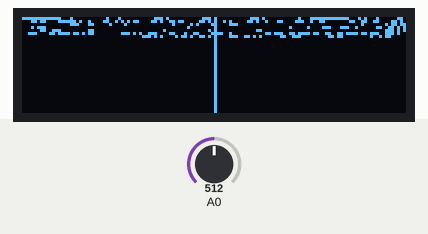
Recording of a sketch running on a simulated Arduino Uno, built with avr-gcc and run on an emulated ATmega328P. Parts: 128×32 one-colour display. The inputs (shaded band) are chosen by the test bench; at power-on: A0 = 512.

Above: at 1.7 s.
1.8 s: A0 set to 576
3.5 s: A0 set to 606
At 3.9 s:
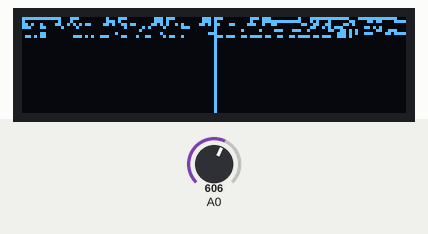
6.6 s: A0 set to 638
8.5 s: A0 set to 670
At 8.9 s:
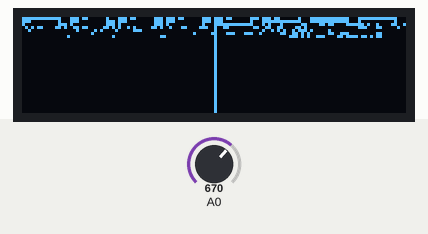
11.6 s: A0 set to 702
13.5 s: A0 set to 727
At 13.9 s:
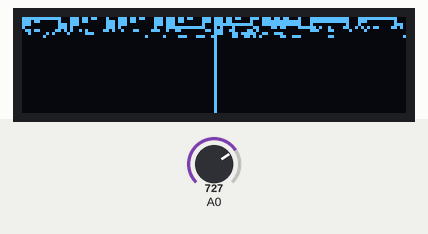
Timing chart, 0 to 16.5 s (numbered marks = the images above; inputs shaded):
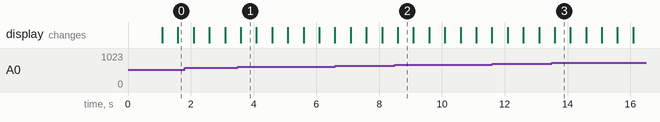

The sketch:

MetalDetector.ino
```cpp
#include <FreqCount.h>
#include <Arduino.h>
#include <U8g2lib.h>

//U8G2_SSD1306_128X32_UNIVISION_F_HW_I2C u8g2(U8G2_R0, /* reset=*/ U8X8_PIN_NONE);  // Adafruit ESP8266/32u4/ARM Boards + FeatherWing OLED
U8G2_SSD1306_128X32_UNIVISION_1_HW_I2C u8g2(U8G2_R0, /* reset=*/ U8X8_PIN_NONE);   // Adafruit ESP8266/32u4/ARM Boards + FeatherWing OLED

#define NUM 32
#define SPAN 128
long readings[NUM] = {0,};

#define _RB(b) ((unsigned char)(((b * 0x0802LU & 0x22110LU) | (b * 0x8020LU & 0x88440LU)) * 0x10101LU >> 16))

static const unsigned char PROGMEM battery_bmp0[] =
{
  B11111111,B11111000,
  B10000000,B00001000,
  B10000000,B00001110,
  B10000000,B00001110,
  B10000000,B00001110,
  B10000000,B00001000,
  B11111111,B11111000,
};
static const unsigned char PROGMEM battery_bmp1[] =
{
  B11111111,B11111000,
  B11100000,B00001000,
  B11100000,B00001110,
  B11100000,B00001110,
  B11100000,B00001110,
  B11100000,B00001000,
  B11111111,B11111000,
};
static const unsigned char PROGMEM battery_bmp2[] =
{
  B11111111,B11111000,
  B11101100,B00001000,
  B11101100,B00001110,
  B11101100,B00001110,
  B11101100,B00001110,
  B11101100,B00001000,
  B11111111,B11111000,
};
static const unsigned char PROGMEM battery_bmp3[] =
{
  B11111111,B11111000,
  B11101101,B10001000,
  B11101101,B10001110,
  B11101101,B10001110,
  B11101101,B10001110,
  B11101101,B10001000,
  B11111111,B11111000,
};
static const unsigned char PROGMEM battery_bmp4[] =
{
  B11111111,B11111000,
  B11101101,B10111000,
  B11101101,B10111110,
  B11101101,B10111110,
  B11101101,B10111110,
  B11101101,B10111000,
  B11111111,B11111000,
};
static const unsigned char PROGMEM battery_bmp5[] =
{
  B11111111,B11111000,
  B11111110,B01111000,
  B11111100,B11111110,
  B10000000,B11111110,
  B11111100,B11111110,
  B11111110,B01111000,
  B11111111,B11111000,
};

void setup(void) {
  u8g2.begin();
  FreqCount.begin(500);
  //Serial.begin(115200);

  while (!FreqCount.available()) ;
  long f = FreqCount.read();
  for (byte i = 0; i < NUM; i++)
    readings[i] = f;
}

void show_battery()
{
  int vcc = (analogRead(A0) / 1.024);
  //Serial.println(vcc);
  register byte i = 0;
  if(vcc > 290*2) i++;
  if(vcc > 320*2) i++;
  if(vcc > 350*2) i++;
  if(vcc > 380*2) i++;
  if(vcc > 410*2) i++;

  switch (i)
  {
    case 0: u8g2.drawBitmapP(0, 0, 16, 7, battery_bmp0); break;
    case 1: u8g2.drawBitmapP(0, 0, 16, 7, battery_bmp1); break;
    case 2: u8g2.drawBitmapP(0, 0, 16, 7, battery_bmp2); break;
    case 3: u8g2.drawBitmapP(0, 0, 16, 7, battery_bmp3); break;
    case 4: u8g2.drawBitmapP(0, 0, 16, 7, battery_bmp4); break;
    case 5: u8g2.drawBitmapP(0, 0, 16, 7, battery_bmp5); break;
  }
}

void loop() {
  float scale;
  long mi = 2147483647L, ma = 0;
  if (FreqCount.available()) {
    for (byte i = 0; i < NUM - 1; i++)
      readings[i] = readings[i + 1];
    readings[NUM - 1] = FreqCount.read();

    for (byte i = 0; i < NUM; i ++)
    {
      long reading = readings[NUM - i - 1];
      if (reading < mi)
        mi = reading;
      if (reading > ma)
        ma = reading;
    }

    //Serial.println(readings[NUM - 1]);
    //Serial.print(' ');
    //Serial.print(mi);
    //Serial.print(' ');
    //Serial.print(ma);
    //Serial.print(' ');

      long mid = (ma + mi) / 2;
    //Serial.println(mid);
    if (ma - mi < SPAN / 2)
    {
      mi = mid - SPAN / 4;
      ma = mid + SPAN / 4;
    }

    scale = SPAN / (float)(ma - mi);

    u8g2.firstPage();
      show_battery();
    do {
      for (byte i = 0; i < NUM - 1; i++)
        u8g2.drawLine(min(SPAN-1, max(0, SPAN - (readings[i] - mi) * scale)), i,
            min(SPAN-1, max(0, SPAN - (readings[i + 1] - mi) * scale)), i + 1);
    } while (u8g2.nextPage());
  }
}
```

Measured:
- the behaviour switches between 594 and 595 on A0 (found by bisection; images 0 and 1)
- the behaviour switches between 656 and 657 on A0 (found by bisection; images 1 and 2)
- the behaviour switches between 717 and 718 on A0 (found by bisection; images 2 and 3)
- after the input at 3.5 s, the display: changes after 0.09 s (image 1)
- after the input at 8.5 s, the display: changes after 0.09 s (image 2)
- after the input at 13.5 s, the display: changes after 0.09 s (image 3)
- what the display in image 1 shows lasts 0.5 s, from 3.6 s to 4.1 s
